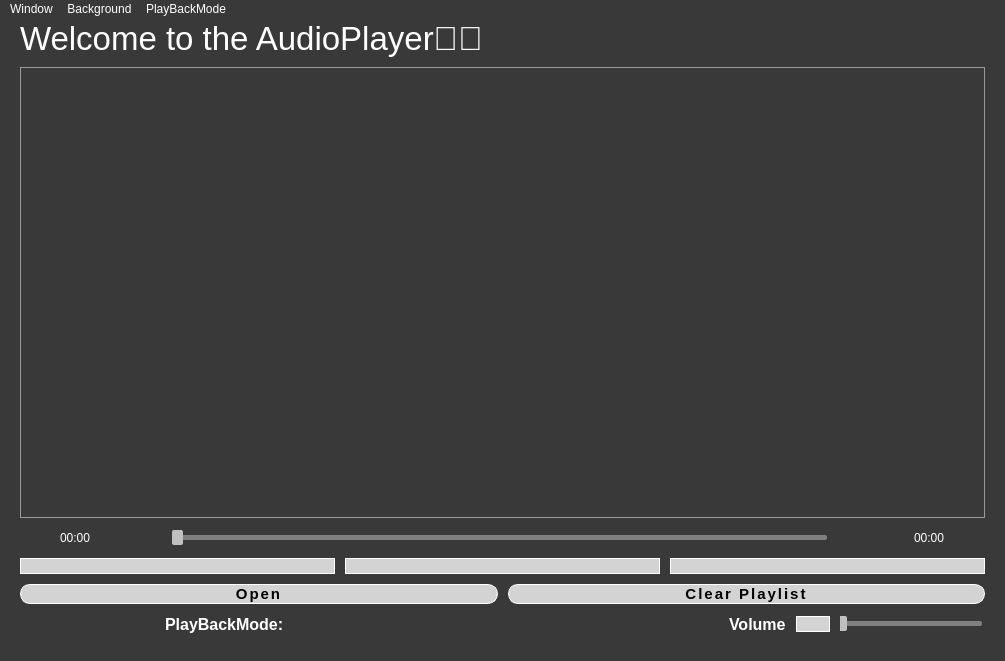
<?xml version="1.0" encoding="UTF-8"?>
<ui version="4.0">
 <class>AudioPlayer</class>
 <widget class="QMainWindow" name="AudioPlayer">
  <property name="geometry">
   <rect>
    <x>0</x>
    <y>0</y>
    <width>1005</width>
    <height>661</height>
   </rect>
  </property>
  <property name="windowTitle">
   <string>AudioPlayer</string>
  </property>
  <property name="styleSheet">
   <string notr="true"> QWidget {
  background-color: #393939;
   color: #FFFFFF;
   font-family: 'Helvetica Neue';
  }
</string>
  </property>
  <widget class="QWidget" name="centralwidget">
   <property name="styleSheet">
    <string notr="true"/>
   </property>
   <layout class="QVBoxLayout" name="verticalLayout_3">
    <property name="spacing">
     <number>10</number>
    </property>
    <property name="leftMargin">
     <number>20</number>
    </property>
    <property name="topMargin">
     <number>1</number>
    </property>
    <property name="rightMargin">
     <number>20</number>
    </property>
    <property name="bottomMargin">
     <number>5</number>
    </property>
    <item>
     <widget class="QLabel" name="nameLabel">
      <property name="font">
       <font>
        <family>Helvetica Neue</family>
        <pointsize>25</pointsize>
       </font>
      </property>
      <property name="text">
       <string>Welcome to the AudioPlayer🌿🍃</string>
      </property>
     </widget>
    </item>
    <item>
     <widget class="QListWidget" name="listWidget">
      <property name="styleSheet">
       <string notr="true">QListWidget {
   background-color: #00D0;
   border: 1px solid #999999;
}
QListWidget::item {
   padding: 10px;
}
QListWidget::item:selected {
   background-color: #b4b4b4;
}
</string>
      </property>
     </widget>
    </item>
    <item>
     <layout class="QHBoxLayout" name="horizontalLayout_2">
      <item>
       <spacer name="horizontalSpacer_6">
        <property name="orientation">
         <enum>Qt::Horizontal</enum>
        </property>
        <property name="sizeType">
         <enum>QSizePolicy::Preferred</enum>
        </property>
        <property name="sizeHint" stdset="0">
         <size>
          <width>40</width>
          <height>20</height>
         </size>
        </property>
       </spacer>
      </item>
      <item>
       <widget class="QLabel" name="timeLabel1">
        <property name="text">
         <string>00:00</string>
        </property>
       </widget>
      </item>
      <item>
       <widget class="QSlider" name="durationSlider">
        <property name="styleSheet">
         <string notr="true">QSlider::groove:horizontal
{
	height:5px;
    width:650px;
background:gray;
border-radius:2px;
}

QSlider::handle:horizontal
{
background:rgb(192, 192, 192);
width:11px;
height:20px;
margin:-5px -5px;
border-radius:2px;
}</string>
        </property>
        <property name="orientation">
         <enum>Qt::Horizontal</enum>
        </property>
       </widget>
      </item>
      <item>
       <widget class="QLabel" name="timeLabel2">
        <property name="text">
         <string>00:00</string>
        </property>
       </widget>
      </item>
      <item>
       <spacer name="horizontalSpacer_5">
        <property name="orientation">
         <enum>Qt::Horizontal</enum>
        </property>
        <property name="sizeType">
         <enum>QSizePolicy::Preferred</enum>
        </property>
        <property name="sizeHint" stdset="0">
         <size>
          <width>40</width>
          <height>20</height>
         </size>
        </property>
       </spacer>
      </item>
     </layout>
    </item>
    <item>
     <layout class="QVBoxLayout" name="verticalLayout_2">
      <item>
       <layout class="QHBoxLayout" name="horizontalLayout">
        <item>
         <widget class="QPushButton" name="prevButton">
          <property name="styleSheet">
           <string notr="true">QPushButton {
 background-color: #D3D3D3;
  border: 1px solid #FFFFFF;
  border-radius: 10px;
 }
 QPushButton:pressed {
 background-color: #191919;
 }</string>
          </property>
          <property name="text">
           <string/>
          </property>
         </widget>
        </item>
        <item>
         <widget class="QPushButton" name="playButton">
          <property name="styleSheet">
           <string notr="true">QPushButton {
 background-color: #D3D3D3;
  border: 1px solid #FFFFFF;
  border-radius: 10px;
 }
 QPushButton:pressed {
 background-color: #191919;
 }</string>
          </property>
          <property name="text">
           <string/>
          </property>
         </widget>
        </item>
        <item>
         <widget class="QPushButton" name="nextButton">
          <property name="styleSheet">
           <string notr="true">QPushButton {
 background-color: #D3D3D3;
  border: 1px solid #FFFFFF;
  border-radius: 10px;
 }
 QPushButton:pressed {
 background-color: #191919;
 }</string>
          </property>
          <property name="text">
           <string/>
          </property>
         </widget>
        </item>
       </layout>
      </item>
      <item>
       <layout class="QHBoxLayout" name="horizontalLayout_3">
        <item>
         <widget class="QPushButton" name="openButton">
          <property name="styleSheet">
           <string notr="true">QPushButton {
 background-color: #D3D3D3;
  border: 1px solid #FFFFFF;
  border-radius: 10px;
color: #000000; /* Черный текст */
font-family: 'Helvetica', 'Arial', sans-serif; /* Семейство шрифтов */
 font-size: 15px; /* Размер шрифта */
 font-weight: bold; /* Жирный шрифт */
 text-transform: uppercase; /* Заглавные буквы */
 letter-spacing: 2px; /* Расстояние между буквами */
 }
 QPushButton:pressed {
 background-color: #191919;
 }</string>
          </property>
          <property name="text">
           <string>Open</string>
          </property>
         </widget>
        </item>
        <item>
         <widget class="QPushButton" name="clearButton">
          <property name="styleSheet">
           <string notr="true">QPushButton {
 background-color: #D3D3D3;
  border: 1px solid #FFFFFF;
  border-radius: 10px;
color: #000000; /* Черный текст */
font-family: 'Helvetica', 'Arial', sans-serif; /* Семейство шрифтов */
 font-size: 15px; /* Размер шрифта */
 font-weight: bold; /* Жирный шрифт */
 text-transform: uppercase; /* Заглавные буквы */
 letter-spacing: 2px; /* Расстояние между буквами */
 }
 QPushButton:pressed {
 background-color: #191919;
 }</string>
          </property>
          <property name="text">
           <string>Clear Playlist</string>
          </property>
         </widget>
        </item>
       </layout>
      </item>
     </layout>
    </item>
    <item>
     <layout class="QHBoxLayout" name="horizontalLayout_4">
      <item>
       <spacer name="horizontalSpacer_4">
        <property name="orientation">
         <enum>Qt::Horizontal</enum>
        </property>
        <property name="sizeHint" stdset="0">
         <size>
          <width>40</width>
          <height>20</height>
         </size>
        </property>
       </spacer>
      </item>
      <item>
       <widget class="QLabel" name="playBackLabel">
        <property name="font">
         <font>
          <family>Helvetica Neue</family>
          <pointsize>12</pointsize>
          <bold>true</bold>
         </font>
        </property>
        <property name="text">
         <string>PlayBackMode:</string>
        </property>
       </widget>
      </item>
      <item>
       <spacer name="horizontalSpacer_3">
        <property name="orientation">
         <enum>Qt::Horizontal</enum>
        </property>
        <property name="sizeHint" stdset="0">
         <size>
          <width>40</width>
          <height>20</height>
         </size>
        </property>
       </spacer>
      </item>
      <item>
       <spacer name="horizontalSpacer_2">
        <property name="orientation">
         <enum>Qt::Horizontal</enum>
        </property>
        <property name="sizeHint" stdset="0">
         <size>
          <width>40</width>
          <height>20</height>
         </size>
        </property>
       </spacer>
      </item>
      <item>
       <spacer name="horizontalSpacer">
        <property name="orientation">
         <enum>Qt::Horizontal</enum>
        </property>
        <property name="sizeHint" stdset="0">
         <size>
          <width>40</width>
          <height>20</height>
         </size>
        </property>
       </spacer>
      </item>
      <item>
       <widget class="QLabel" name="label">
        <property name="font">
         <font>
          <family>Helvetica Neue</family>
          <pointsize>12</pointsize>
          <bold>true</bold>
         </font>
        </property>
        <property name="text">
         <string>Volume</string>
        </property>
       </widget>
      </item>
      <item>
       <widget class="QPushButton" name="muteButton">
        <property name="styleSheet">
         <string notr="true">QPushButton {
 background-color: #D3D3D3;
  border: 1px solid #FFFFFF;
  border-radius: 10px;
 }
 QPushButton:pressed {
 background-color: #191919;
 }</string>
        </property>
        <property name="text">
         <string/>
        </property>
       </widget>
      </item>
      <item>
       <widget class="QSlider" name="volumeSlider">
        <property name="styleSheet">
         <string notr="true">QSlider::groove:horizontal
{
	height:5px;
    width:140px;
background:gray;
border-radius:2px;
}

QSlider::handle:horizontal
{
background:rgb(192, 192, 192);
width:10px;
height:20px;
margin:-5px -5px;
border-radius:2px;
}</string>
        </property>
        <property name="orientation">
         <enum>Qt::Horizontal</enum>
        </property>
       </widget>
      </item>
     </layout>
    </item>
   </layout>
  </widget>
  <widget class="QMenuBar" name="menubar">
   <property name="geometry">
    <rect>
     <x>0</x>
     <y>0</y>
     <width>1005</width>
     <height>19</height>
    </rect>
   </property>
   <widget class="QMenu" name="menuWindow">
    <property name="title">
     <string>Window</string>
    </property>
    <addaction name="actionFullScreen_Mode"/>
    <addaction name="actionNormalScreen"/>
   </widget>
   <widget class="QMenu" name="menuBackground">
    <property name="title">
     <string>Background</string>
    </property>
    <addaction name="actionAdd_background"/>
   </widget>
   <widget class="QMenu" name="menuPlayBAckMode">
    <property name="title">
     <string>PlayBackMode</string>
    </property>
    <addaction name="actionLoop"/>
    <addaction name="actionRandom"/>
   </widget>
   <addaction name="menuWindow"/>
   <addaction name="menuBackground"/>
   <addaction name="menuPlayBAckMode"/>
  </widget>
  <widget class="QStatusBar" name="statusbar"/>
  <action name="actionFullScreen_Mode">
   <property name="text">
    <string>Full Screen</string>
   </property>
  </action>
  <action name="actionNormalScreen">
   <property name="text">
    <string>Normal Screen</string>
   </property>
  </action>
  <action name="actionAdd_background">
   <property name="text">
    <string>Add background</string>
   </property>
  </action>
  <action name="actionLoop">
   <property name="text">
    <string>Loop</string>
   </property>
  </action>
  <action name="actionRandom">
   <property name="text">
    <string>Random</string>
   </property>
  </action>
 </widget>
 <resources/>
 <connections/>
</ui>
